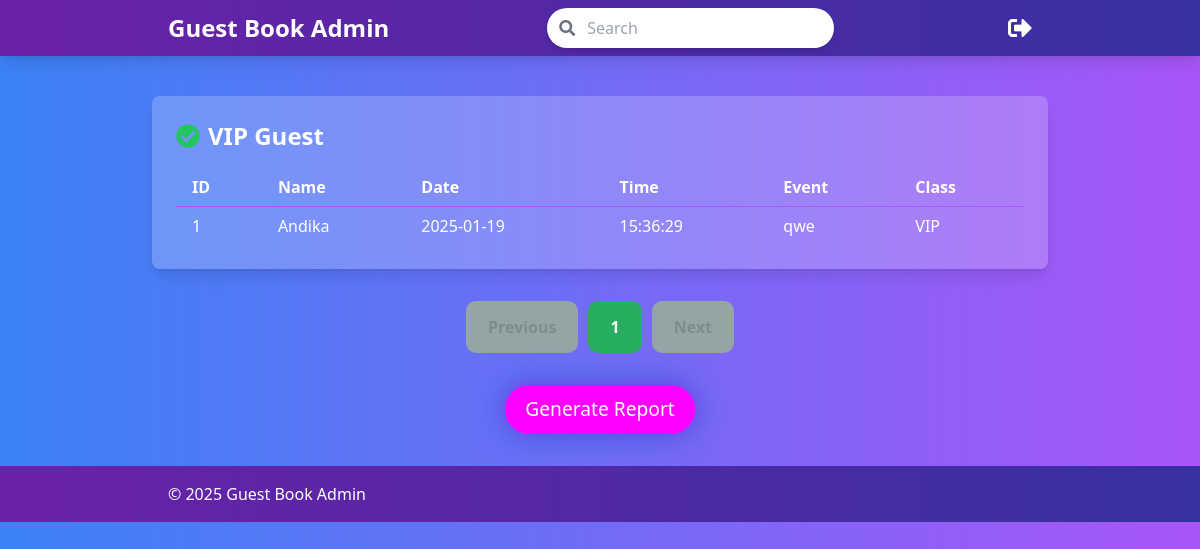
Page /dashboard/index.php on the earlier database version.
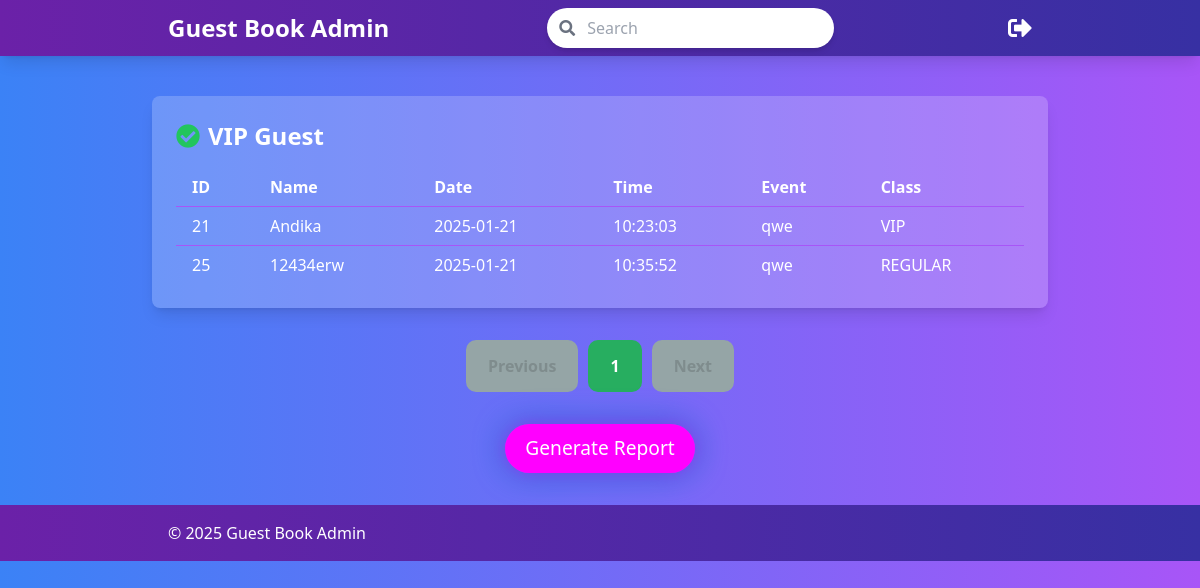
Same page on the later database version.
### tables this page shows
CREATE TABLE `reports` (
  `id` int(100) NOT NULL,
  `fid_tamu` int(11) NOT NULL,
  `date` date NOT NULL DEFAULT current_timestamp(),
  `time` time NOT NULL DEFAULT current_timestamp(),
  `events_fid` int(11) NOT NULL
);

CREATE TABLE `tamu` (
  `id` int(11) NOT NULL,
  `nama` varchar(255) NOT NULL,
  `telepon` int(11) NOT NULL,
  `token` varchar(255) DEFAULT NULL,
  `fid_events` int(11) NOT NULL,
  `level` enum('VIP','REGULAR') NOT NULL
);

CREATE TABLE `events` (
  `id` int(11) NOT NULL,
  `name` varchar(255) NOT NULL,
  `instansi` varchar(255) NOT NULL,
  `date(start)` date NOT NULL,
  `date(over)` date NOT NULL
);

### dashboard/index.php (the view, shortened to what this page needs)
<html lang="en">
    <head>
        <script src="https://cdn.tailwindcss.com"></script>
        <link rel="stylesheet" href="https://cdnjs.cloudflare.com/ajax/libs/font-awesome/5.15.3/css/all.min.css">
    </head>
    <body class="bg-gradient-to-r from-blue-500 to-purple-500 min-h-screen flex flex-col items-center overflow-x-hidden">
        <nav class="bg-gradient-to-r from-purple-800 to-indigo-800 w-full fixed top-0 left-0 right-0 z-10 shadow-lg">
            <div class="max-w-4xl mx-auto px-4 py-2 flex justify-between items-center">
                <h1 class="text-2xl font-bold text-white neon-text">Guest Book Admin</h1>
                <div class="relative">
                    <input type="text" placeholder="Search" class="pl-10 pr-4 py-2 rounded-full shadow-md focus:outline-none transition-transform hover-scale">
                    <i class="fas fa-search absolute left-3 top-1/2 transform -translate-y-1/2 text-gray-500"></i>
                </div>
                <div class="flex items-center space-x-4">
                    <button class="text-2xl text-white transition-transform hover-scale">
                        <i class="fas fa-sign-out-alt"></i>
                    </button>
                </div>
            </div>
        </nav>
        <div class="w-full max-w-4xl mt-[6rem]">
            <div class="bg-white bg-opacity-20 p-6 rounded-lg shadow-lg mb-8 transition-transform hover-scale">
                <h2 class="text-2xl font-bold text-white mb-4 flex items-center">
                    <i class="fas fa-check-circle text-green-500 mr-2"></i>
                    VIP Guest
                </h2>
                <table class="w-full text-left text-white">
                <thead>
                        <tr>
                            <th class="px-4 py-2">ID</th>
                            <th class="px-4 py-2">Name</th>
                            <th class="px-4 py-2">Date</th>
                            <th class="px-4 py-2">Time</th>
                            <th class="px-4 py-2">Event</th>
                            <th class="px-4 py-2">Class</th>
                        </tr>
                    </thead>
                    <tbody>
                        <?php
                        include "../service/connection.php";
                        $records_per_page = 4;
                        $page = isset($_GET['page']) ? (int)$_GET['page'] : 1;
                        $offset = ($page - 1) * $records_per_page;
                        $sql ="SELECT
                        r.id,
                        t.nama AS tamu_nama,
                        r.date,
                        r.time,
                        e.name as events_name,
                        t.level as guest_lvl
                        FROM reports r
                        JOIN tamu t ON r.fid_tamu = t.id
                        JOIN events e ON r.events_fid = e.id
                        -- // Limit records based on offset and records per page
                        LIMIT $offset, $records_per_page";
                        $query = $conn->query($sql);
                        $total_records_query = "SELECT COUNT(*) AS total FROM reports";
                        $total_records_result = $conn->query($total_records_query);
                        $total_records = $total_records_result->fetch_assoc()['total'];
                        $total_pages = ceil($total_records / $records_per_page);
                        while ($row = $query->fetch_assoc()){
                        ?>
                        <tr class="hover:bg-purple-700 transition-colors">
                            <td class="border-t border-purple-500 px-4 py-2"><?php echo $row['id'];?></td>
                            <td class="border-t border-purple-500 px-4 py-2"><?php echo $row['tamu_nama'];?></td>
                            <td class="border-t border-purple-500 px-4 py-2"><?php echo $row['date'];?></td>
                            <td class="border-t border-purple-500 px-4 py-2"><?php echo $row['time'];?></td>
                            <td class="border-t border-purple-500 px-4 py-2"><?php echo $row['events_name'];?></td>
                            <td class="border-t border-purple-500 px-4 py-2"><?php echo $row['guest_lvl'];?></td>
                        </tr>
                        <?php
                        }
                        ?>
                    </tbody>
                </table>
            </div>
            <div class="pagination">
                <a href="?page=<?= $page - 1 ?>" class="<?= $page <= 1 ? 'disabled' : '' ?>">Previous</a>
                <?php for ($i = 1; $i <= $total_pages; $i++): ?>
                    <a href="?page=<?= $i ?>" <?= $i === $page ? 'class="active"' : '' ?>><?= $i ?></a>
                <?php endfor; ?>
                <a href="?page=<?= $page + 1 ?>" class="<?= $page >= $total_pages ? 'disabled' : '' ?>">Next</a>
            </div>
            <div class="flex justify-center mt-8 space-x-4">
            <a href="pdf.php" class="glow-button">Generate Report</a>
            </div>
        </div>
        <footer class="bg-gradient-to-r from-purple-800 to-indigo-800 w-full py-4 mt-8 w-[100vw]">
            <div class="max-w-4xl mx-auto px-4 flex justify-between items-center text-white">
                <p>© 2025 Guest Book Admin</p>
            </div>
        </footer>
    </body>
    </html>

### dashboard/index.php (style rules this page uses)
.transition-transform { transition: transform 0.3s ease; }
.glow-button { background: linear-gradient(45deg, #ff00ff, #ff00ff); border: none; border-radius: 50px; color: white; padding: 10px 20px; font-size: 1.2rem; cursor: pointer; box-shadow: 0 0 20px rgba(255, 0, 255, 0.5), 0 0 30px rgb(1, 119, 209); transition: all 0.3s ease; }
.pagination { display: flex; justify-content: center; margin-top: 20px; }
.pagination a { color: #fff; padding: 12px 20px; margin: 0 5px; text-decoration: none; font-weight: bold; border: 2px solid #fff; border-radius: 10px; transition: background-color 0.3s, color 0.3s; }
.pagination a.active { background-color: #27ae60; color: #fff; border-color: #27ae60; }
.pagination a.disabled { pointer-events: none; color: #7f8c8d; background-color: #95a5a6; border-color: #95a5a6; }

Differences in the rows shown:
removed reports: id "1", fid_tamu.nama "Andika", date "2025-01-19", time "15:36:29", events_fid.name "qwe", fid_tamu.level "VIP"
added reports: id "21", fid_tamu.nama "Andika", date "2025-01-21", time "10:23:03", events_fid.name "qwe", fid_tamu.level "VIP"
added reports: id "25", fid_tamu.nama "12434erw", date "2025-01-21", time "10:35:52", events_fid.name "qwe", fid_tamu.level "REGULAR"
